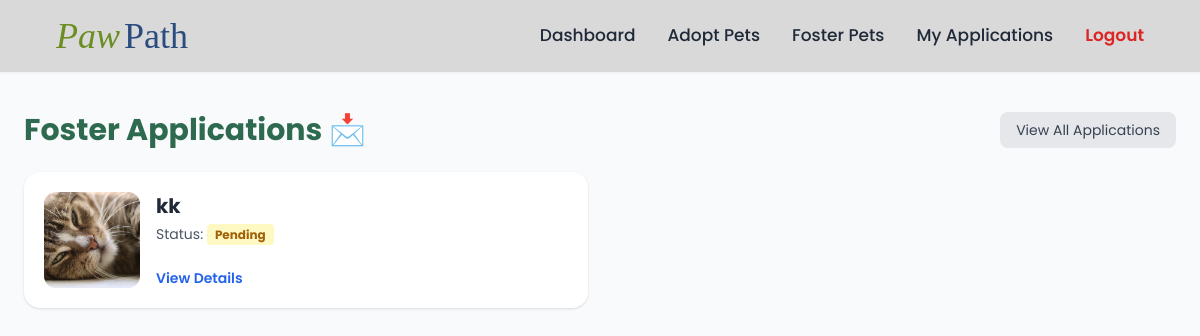
The page /user/foster-applications.php?pet_id=6 (signed in) on the database its author committed.
### tables this page shows
CREATE TABLE `foster_applications` (
  `id` int(11) NOT NULL,
  `user_id` int(11) NOT NULL,
  `pet_id` int(11) NOT NULL,
  `full_name` varchar(100) DEFAULT NULL,
  `email` varchar(100) DEFAULT NULL,
  `phone` varchar(20) DEFAULT NULL,
  `address` text DEFAULT NULL,
  `duration` varchar(50) DEFAULT NULL,
  `living_situation` enum('Apartment','House','Farm','Other') DEFAULT NULL,
  `experience` text DEFAULT NULL,
  `status` enum('pending','approved','rejected') DEFAULT 'pending',
  `feedback` text DEFAULT NULL,
  `reviewed_by` int(11) DEFAULT NULL,
  `reviewed_at` timestamp NULL DEFAULT NULL,
  `is_withdrawn` tinyint(1) DEFAULT 0,
  `created_at` timestamp NOT NULL DEFAULT current_timestamp(),
  `updated_at` timestamp NOT NULL DEFAULT current_timestamp() ON UPDATE current_timestamp()
);

CREATE TABLE `pets` (
  `id` int(11) NOT NULL,
  `shelter_id` int(11) DEFAULT NULL,
  `user_id` int(11) DEFAULT NULL,
  `owner_type` enum('shelter','user') NOT NULL,
  `category` enum('adoption','foster') NOT NULL,
  `name` varchar(100) NOT NULL,
  `type` enum('Dog','Cat','Bird','Rabbit','Other') DEFAULT 'Other',
  `age` varchar(50) DEFAULT NULL,
  `gender` enum('Male','Female') DEFAULT NULL,
  `activity_level` enum('Low','Medium','High') DEFAULT NULL,
  `health_status` varchar(100) DEFAULT NULL,
  `foster_duration` varchar(50) DEFAULT NULL,
  `status` enum('available','adopted','fostered') DEFAULT 'available',
  `description` text DEFAULT NULL,
  `image` varchar(255) DEFAULT NULL,
  `is_deleted` tinyint(1) DEFAULT 0,
  `deleted_at` timestamp NULL DEFAULT NULL,
  `created_at` timestamp NOT NULL DEFAULT current_timestamp(),
  `updated_at` timestamp NOT NULL DEFAULT current_timestamp() ON UPDATE current_timestamp()
);

### user/foster-applications.php (the view, shortened to what this page needs)
<?php
include '../includes/db.php';
include '../includes/header.php';
include '../includes/navbar.php';
$user_id = (int)$_SESSION['user_id'];
$pet_id_filter = isset($_GET['pet_id']) ? (int)$_GET['pet_id'] : 0;
$sql = "
    SELECT fa.*, p.name as pet_name, p.image
    FROM foster_applications fa
    JOIN pets p ON fa.pet_id = p.id
    WHERE p.user_id = $user_id
";
if ($pet_id_filter > 0) {
    $sql .= " AND fa.pet_id = $pet_id_filter";
}
$sql .= " ORDER BY fa.id DESC";
$applications = $conn->query($sql);
?>
<div class="px-6 py-10 bg-gray-50 min-h-screen">
    <div class="mb-6 flex justify-between items-center">
        <h1 class="text-3xl font-bold text-[#2D6A4F]">
            Foster Applications 📩
        </h1>
        <?php if ($pet_id_filter > 0): ?>
            <a href="foster-applications.php" class="text-sm bg-gray-200 text-gray-700 px-4 py-2 rounded-lg hover:bg-gray-300">
                View All Applications
            </a>
        <?php endif; ?>
    </div>
    <div class="grid md:grid-cols-2 gap-6">
        <?php if ($applications && $applications->num_rows > 0): ?>
            <?php while($a = $applications->fetch_assoc()): ?>
            <div class="bg-white p-5 rounded-2xl shadow hover:shadow-md transition">
                <div class="flex gap-4">
                    <img src="../assets/images/<?= htmlspecialchars($a['image']) ?>"
                         class="w-24 h-24 object-cover rounded-xl bg-gray-100">
                    <div class="flex flex-col justify-between">
                        <div>
                            <h2 class="text-xl font-bold text-gray-800">
                                <?= htmlspecialchars($a['pet_name']) ?>
                            </h2>
                            <p class="text-sm text-gray-600 mt-1">Status:
                                <span class="font-bold px-2 py-0.5 rounded text-xs
                                    <?= $a['status'] == 'pending' ? 'bg-yellow-100 text-yellow-700' : '' ?>
                                    <?= $a['status'] == 'approved' ? 'bg-green-100 text-green-700' : '' ?>
                                    <?= $a['status'] == 'rejected' ? 'bg-red-100 text-red-700' : '' ?>
                                ">
                                    <?= ucfirst(htmlspecialchars($a['status'])) ?>
                                </span>
                            </p>
                        </div>
                        <a href="foster-application-details.php?id=<?= $a['id'] ?>"
                           class="text-blue-600 font-semibold text-sm hover:underline mt-3 inline-block">
                           View Details
                        </a>
                    </div>
                </div>
            </div>
            <?php endwhile; ?>
        <?php else: ?>
            <div class="col-span-2 text-center bg-white p-10 rounded-2xl shadow">
                <p class="text-gray-500 text-lg">No foster applications found.</p>
            </div>
        <?php endif; ?>
    </div>
</div>

### rows shown on the page
foster_applications: pet.image (picture), pet.name "kk", status "Pending"
